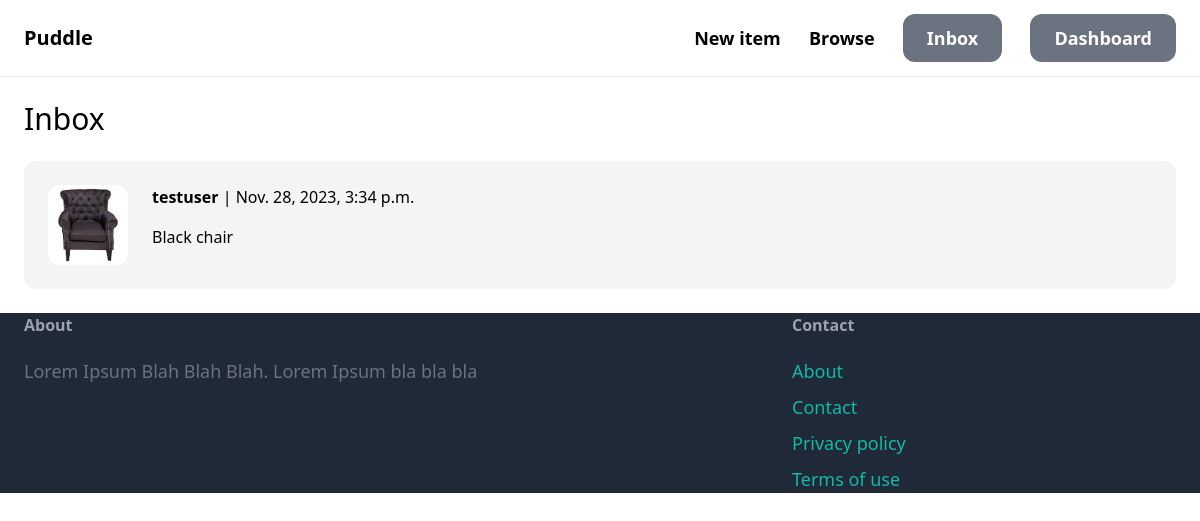
The page /inbox/ (signed in) on the database its author committed.
### conversation/models.py (models this page shows, shortened)
class Conversation(models.Model):
    item = models.ForeignKey(Item, related_name='conversations', on_delete=models.CASCADE)
    members = models.ManyToManyField(User,related_name='conversations')
    created_at = models.DateTimeField(auto_now_add=True)
    modified_at = models.DateTimeField(auto_now=True)
    class Meta:
        ordering = ('-modified_at',)

### item/models.py (models this page shows, shortened)
class Item(models.Model):
    category = models.ForeignKey(Category, related_name='items', on_delete=models.CASCADE)
    name = models.CharField(max_length=255)
    description = models.TextField(blank=True, null=True)
    price = models.FloatField()
    image = models.ImageField(upload_to='item_images', blank=True, null=True)
    is_sold = models.BooleanField(default=False)
    created_at = models.DateTimeField(auto_now_add=True)
    created_by = models.ForeignKey(User, related_name='items', on_delete=models.CASCADE)
    class Meta:
        verbose_name_plural = 'items'

### conversation/views.py (the view)
# urls.py: path('', views.inbox, name='inbox'),
@login_required
def inbox(request):
    conversations = Conversation.objects.filter(members__in=[request.user])
    context = {
        'conversations': conversations,
    }
    return render(request, 'conversation/inbox.html', context)

### conversation/templates/conversation/inbox.html (shortened to what this page needs)
{% extends 'base.html' %}
{% block content %}
    <h1 class="mb-6 text-3xl">Inbox</h1>
    <div class="space-y-6">
        {% for conversation in conversations %}
            <a href="{% url 'conversation:detail' conversation.id %}">
                <div class="p-6 flex bg-gray-100 rounded-xl">
                    <div class="pr-6">
                        <img src="{{ conversation.item.image.url }}" class="w-20 rounded-xl">
                    </div>
                    <div>
                        {% for member in conversation.members.all %}
                            {% if member != request.user %}
                                <p class="mb-4"><strong>{{ member.username }}</strong> | {{ conversation.modified_at }}</p>
                                <p>{{ conversation.item.name }}</p>
                            {% endif %}
                        {% endfor %}
                    </div>
                </div>
            </a>
        {% endfor %}
    </div>
{% endblock content %}

### rows shown on the page
Conversation: item.image (picture), modified_at "Nov. 28, 2023, 3:34 p.m.", item.name "Black chair"

### other values the page prints
{{ member.username }} "testuser"
